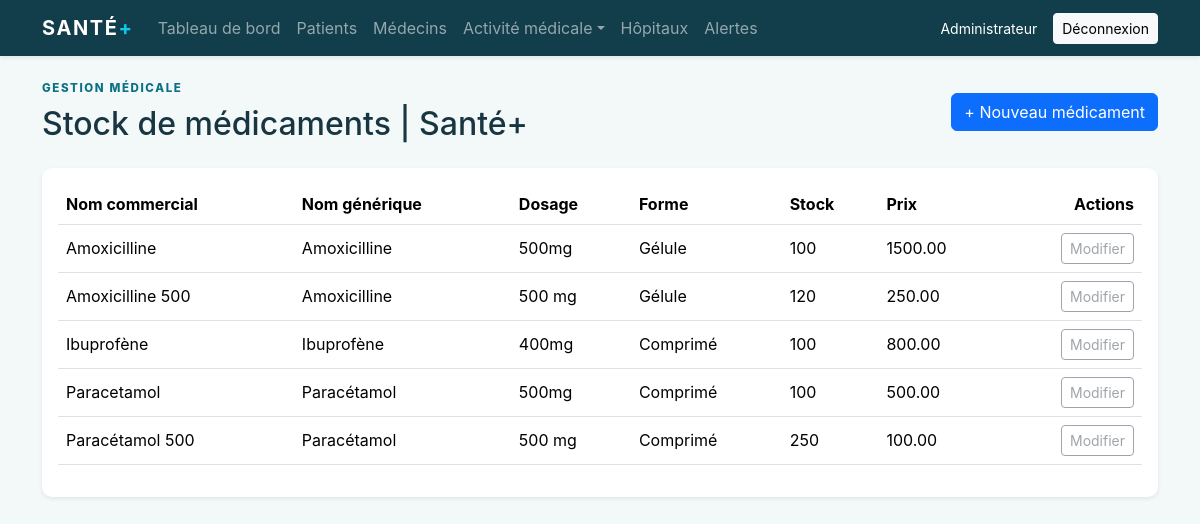
The app's page /?page=medicaments (signed in) with its own data.
### tables this page shows
CREATE TABLE medicaments (id INT AUTO_INCREMENT PRIMARY KEY, nomCommercial VARCHAR(150) NOT NULL, nomGenerique VARCHAR(150) NOT NULL, dosage VARCHAR(80) NOT NULL, formePharmaceutique VARCHAR(100) NOT NULL, voieAdministration VARCHAR(100) NOT NULL, prix DECIMAL(10,2), description TEXT, quantiteEnStock INT NOT NULL DEFAULT 0);

### app/Controllers/MedicalController.php (called while the page is built, shortened)
<?php
class MedicalController
{
    private function page(string $type, string $title, array $rows, array $columns, ?string $createUrl = null, ?string $createLabel = null, array $extra = []): void
    {
        require dirname(__DIR__) . '/Views/medical/index.php';
    }
    public function medicaments(): void
    { $rows = db()->query('SELECT * FROM medicaments ORDER BY nomCommercial')->fetchAll(); $this->page('medicaments', 'Stock de médicaments', $rows, ['nomCommercial'=>'Nom commercial','nomGenerique'=>'Nom générique','dosage'=>'Dosage','formePharmaceutique'=>'Forme','quantiteEnStock'=>'Stock','prix'=>'Prix'], '/?page=medicament-create', 'Nouveau médicament'); }
}

### public/index.php (called while the page is built, shortened)
<?php
require dirname(__DIR__) . '/config/config.php';
$page = $_GET['page'] ?? (auth() ? 'dashboard' : 'login');
$routes = [
    'login' => ['AuthController', 'login'],
    'logout' => ['AuthController', 'logout'],
    'dashboard' => ['DashboardController', 'index'],
    'patients' => ['PatientController', 'index'],
    'patient-create' => ['PatientController', 'create'],
    'patient-view' => ['PatientController', 'show'],
    'medecins' => ['MedecinController', 'index'],
    'medecin-create' => ['MedecinController', 'create'],
    'hospitals' => ['MedicalController', 'hospitals'],
    'hospital-create' => ['MedicalController', 'hospitalCreate'],
    'consultations' => ['MedicalController', 'consultations'],
    'reports' => ['MedicalController', 'reports'],
    'consultation-create' => ['MedicalController', 'consultationCreate'],
    'exams' => ['MedicalController', 'exams'],
    'exam-create' => ['MedicalController', 'examCreate'],
    'prescriptions' => ['MedicalController', 'prescriptions'],
    'prescription-create' => ['MedicalController', 'prescriptionCreate'],
    'medicaments' => ['MedicalController', 'medicaments'],
    'medicament-create' => ['MedicalController', 'medicamentCreate'],
    'deliveries' => ['MedicalController', 'deliveries'],
    'delivery-create' => ['MedicalController', 'deliveryCreate'],
    'interactions' => ['MedicalController', 'interactions'],
    'interaction-create' => ['MedicalController', 'interactionCreate'],
    'laboratories' => ['MedicalController', 'laboratories'],
    'lab-result-create' => ['MedicalController', 'labResultCreate'],
    'appointments' => ['MedicalController', 'appointments'],
    'appointment-create' => ['MedicalController', 'appointmentCreate'],
    'alerts' => ['MedicalController', 'alerts'],
    'alert-create' => ['MedicalController', 'alertCreate'],
];
[$class, $method] = $routes[$page];
$controller = new $class();
$controller->$method();

### config/config.php (called while the page is built, shortened)
<?php
function env(string $key, string $default = ''): string
{
    static $values;
    if ($values === null) {
        $values = [];
    }
    return $values[$key] ?? $_ENV[$key] ?? $default;
}
function db(): PDO
{
    static $pdo;
    if (!$pdo) {
        $dsn = 'mysql:host=' . env('DB_HOST', '127.0.0.1') . ';port=' . env('DB_PORT', '3306') . ';dbname=' . env('DB_NAME', 'sante') . ';charset=utf8mb4';
        $pdo = new PDO($dsn, env('DB_USER', 'root'), env('DB_PASS', ''), [
            PDO::ATTR_ERRMODE => PDO::ERRMODE_EXCEPTION,
            PDO::ATTR_DEFAULT_FETCH_MODE => PDO::FETCH_ASSOC,
            PDO::ATTR_EMULATE_PREPARES => false,
        ]);
    }
    return $pdo;
}
function e(?string $value): string { return htmlspecialchars($value ?? '', ENT_QUOTES, 'UTF-8'); }

### app/Views/medical/index.php (the view)
<?php $title = $title . ' | Santé+'; require dirname(__DIR__) . '/layouts/header.php'; ?><div class="d-flex justify-content-between align-items-center mb-4"><div><p class="eyebrow">GESTION MÉDICALE</p><h1 class="h2 mb-0"><?= e($title) ?></h1></div><?php if ($createUrl): ?><a class="btn btn-primary" href="<?= e($createUrl) ?>">+ <?= e($createLabel) ?></a><?php endif; ?></div><div class="card border-0 shadow-sm"><div class="card-body"><div class="table-responsive"><table class="table table-hover align-middle"><thead><tr><?php foreach ($columns as $label): ?><th><?= e($label) ?></th><?php endforeach; ?><th class="text-end">Actions</th></tr></thead><tbody><?php foreach ($rows as $row): ?><tr><?php foreach ($columns as $key => $label): ?><td><?= e((string) ($row[$key] ?? '')) ?></td><?php endforeach; ?><td class="text-end"><button class="btn btn-sm btn-outline-secondary" disabled>Modifier</button></td></tr><?php endforeach; if (!$rows): ?><tr><td colspan="<?= count($columns) + 1 ?>" class="text-center text-muted py-5">Aucune donnée enregistrée.</td></tr><?php endif; ?></tbody></table></div></div></div><?php require dirname(__DIR__) . '/layouts/footer.php'; ?>

### public/assets/css/app.css (style rules this page uses)
:root { --bs-primary:#0b7285;--bs-primary-rgb:11,114,133;--ink:#183642;--mist:#f3f8f8 }
body { background:var(--mist);color:var(--ink);font-family:Inter,ui-sans-serif,system-ui,-apple-system,"Segoe UI",sans-serif }
.eyebrow { color:#0b7285;font-size:.72rem;font-weight:800;letter-spacing:.14em;margin-bottom:.5rem }
.card { border-radius:10px }
.table { --bs-table-bg:transparent }

### records on screen
medicaments: nomCommercial "Amoxicilline", nomGenerique "Amoxicilline", dosage "500mg", formePharmaceutique "Gélule", quantiteEnStock "100", prix "1500.00"
medicaments: nomCommercial "Amoxicilline 500", nomGenerique "Amoxicilline", dosage "500 mg", formePharmaceutique "Gélule", quantiteEnStock "120", prix "250.00"
medicaments: nomCommercial "Ibuprofène", nomGenerique "Ibuprofène", dosage "400mg", formePharmaceutique "Comprimé", quantiteEnStock "100", prix "800.00"
medicaments: nomCommercial "Paracetamol", nomGenerique "Paracétamol", dosage "500mg", formePharmaceutique "Comprimé", quantiteEnStock "100", prix "500.00"
medicaments: nomCommercial "Paracétamol 500", nomGenerique "Paracétamol", dosage "500 mg", formePharmaceutique "Comprimé", quantiteEnStock "250", prix "100.00"

### other values on screen
auth()['name'] "Administrateur"
$title "Stock de médicaments | Santé+"
$createLabel "Nouveau médicament"
$label "Nom commercial"
$label "Nom générique"
$label "Dosage"
$label "Forme"
$label "Stock"
$label "Prix"
